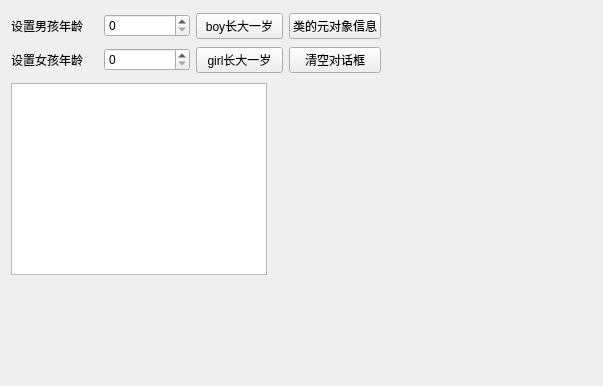
<?xml version="1.0" encoding="UTF-8"?>
<ui version="4.0">
 <class>Widget</class>
 <widget class="QWidget" name="Widget">
  <property name="geometry">
   <rect>
    <x>0</x>
    <y>0</y>
    <width>603</width>
    <height>386</height>
   </rect>
  </property>
  <property name="windowTitle">
   <string>Widget</string>
  </property>
  <widget class="QPlainTextEdit" name="plainTextEdit">
   <property name="geometry">
    <rect>
     <x>11</x>
     <y>83</y>
     <width>256</width>
     <height>192</height>
    </rect>
   </property>
  </widget>
  <widget class="QWidget" name="">
   <property name="geometry">
    <rect>
     <x>11</x>
     <y>11</y>
     <width>370</width>
     <height>65</height>
    </rect>
   </property>
   <layout class="QGridLayout" name="gridLayout">
    <item row="0" column="0">
     <widget class="QLabel" name="label">
      <property name="text">
       <string>设置男孩年龄</string>
      </property>
     </widget>
    </item>
    <item row="0" column="1">
     <widget class="QSpinBox" name="spinBoxBoy"/>
    </item>
    <item row="0" column="2">
     <widget class="QPushButton" name="btnBoyInc">
      <property name="text">
       <string>boy长大一岁</string>
      </property>
     </widget>
    </item>
    <item row="0" column="3">
     <widget class="QPushButton" name="btnClassInfo">
      <property name="text">
       <string>类的元对象信息</string>
      </property>
     </widget>
    </item>
    <item row="1" column="0">
     <widget class="QLabel" name="label_3">
      <property name="text">
       <string>设置女孩年龄</string>
      </property>
     </widget>
    </item>
    <item row="1" column="1">
     <widget class="QSpinBox" name="spinBoxGril"/>
    </item>
    <item row="1" column="2">
     <widget class="QPushButton" name="btnGrilInc">
      <property name="text">
       <string>girl长大一岁</string>
      </property>
     </widget>
    </item>
    <item row="1" column="3">
     <widget class="QPushButton" name="btnClear">
      <property name="text">
       <string>清空对话框</string>
      </property>
     </widget>
    </item>
   </layout>
  </widget>
 </widget>
 <resources/>
 <connections>
  <connection>
   <sender>btnClear</sender>
   <signal>clicked()</signal>
   <receiver>plainTextEdit</receiver>
   <slot>clear()</slot>
   <hints>
    <hint type="sourcelabel">
     <x>521</x>
     <y>60</y>
    </hint>
    <hint type="destinationlabel">
     <x>301</x>
     <y>228</y>
    </hint>
   </hints>
  </connection>
 </connections>
</ui>
